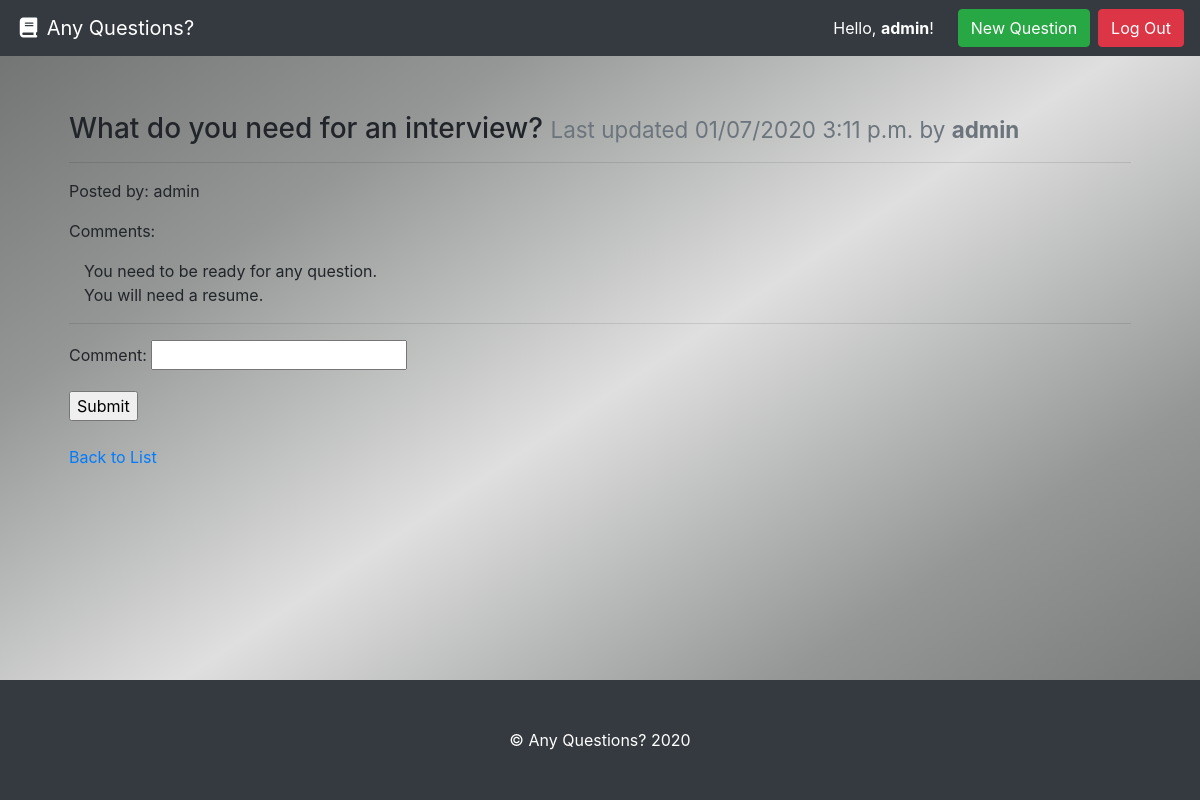
Page /what-do-you-need-for-an-interview/ (signed in) on the committed database.
### question/models.py (models this page shows, shortened)
class Question(models.Model):
    question_text = models.CharField(max_length=settings.QUESTION_NAME_MAX_LENGTH, unique=True,
                             help_text="Title of your question.")
    author = models.ForeignKey(User, on_delete=models.PROTECT,
                            help_text="The user that posted this question.")
    slug = models.CharField(max_length=settings.QUESTION_NAME_MAX_LENGTH, blank=True, editable=False,
                            help_text="Unique URL path to access this question. Generated by the system.")
    created = models.DateTimeField(auto_now_add=True,
                                   help_text="The date and time this question was created. Automatically generated when the model saves.")
    modified = models.DateTimeField(auto_now=True,
                                    help_text="The date and time this page was updated. Automatically generated when the model updates.")

class Comment(models.Model):
    comment = models.CharField(max_length=200)
    question_id = models.ForeignKey(Question, on_delete=models.CASCADE)

### question/views.py (the view, shortened to what this page needs)
# urls.py: path('<str:slug>/', QuestionDetailView.as_view(), name='question-details-page')
class QuestionDetailView(DetailView):
    model = Question
    def get(self, request, slug):
        question = self.get_queryset().get(slug__iexact=slug)
        comment_form = CommentForm()
        return render(request, 'question.html', {
          'question': question,
          'comment_form': comment_form
        })

### question/forms.py
class CommentForm(forms.ModelForm):
    class Meta:
        model = Comment
        fields = ['comment']

### question/templates/question.html (shortened to what this page needs)
{% extends 'base.html' %}
{% load static %}
        {% block head %}
        <link rel="stylesheet" type="text/css" href="{% static 'question/style.css' %}">
        {% endblock head %}
{% block content %}
  <div class="row">
    <div class="col m-4">
      <h3>{{ question.question_text }} <small class="text-muted">Last updated {{ question.modified|date:"SHORT_DATETIME_FORMAT" }} by <b>{{ question.author.username }}</b></small></h3>
      <hr>
      <p>Posted by: {{ question.author|linebreaksbr }}</p>
      <p>Comments:</p>
      {% for comment in question.comment_set.all %}
        <div class='col-sm'>
            {{ comment.comment }}
        </div>
      {% endfor %}
      <hr>
      <form action='' method='POST'>
        {{ comment_form.as_p|linebreaksbr }}
        <input type="submit">
      </form>
      <br>
      <a href="{% url 'question-list-view' %}"><p>Back to List</p></a>
      </div>
    </div>
{% endblock %}

### templates/base.html (shortened to what this page needs)
<!doctype html>
<html lang="en">
  <head>
    <link rel="stylesheet" href="https://stackpath.bootstrapcdn.com/bootstrap/4.3.1/css/bootstrap.min.css"
>
  </head>
  {% block head %}
  {% endblock head %}
  <body>
    <nav class="navbar navbar-expand-md navbar-dark bg-dark">
      <a class="navbar-brand" href="{% url 'question-list-view' %}"><i class="fas fa-fw fa-book"></i> Any Questions?</a>
      <form class="form-inline ml-auto">
        {% if user.is_authenticated %}
        <div class="text-white">Hello, <strong>{{user.username}}</strong>!</div>
        <a href="new_question/" class="btn btn-success ml-4">New Question</a>
        <a href="/accounts/logout" class="btn btn-danger ml-2">Log Out</a>
        {% else %}
        <a href="/accounts/login" class="btn btn-secondary ml-2">Log In</a>
        <a href="/accounts/signup" class="btn btn-primary ml-2">Sign Up</a>
        {% endif %}
      </form>
    </nav>
    <main role="main" class="container" style="margin-top: 4vh;">
      {% block content %}{% endblock %}
    </main>
    <footer class="bg-dark p-5 text-white">
      <center>&copy; Any Questions? 2020</center>
    </footer>
  </body>

### question/static/question/style.css (style rules this page uses)
body { height: 100%; margin: 0; background-repeat: no-repeat; background-attachment: fixed; background-image: linear-gradient(to bottom right, rgb(110, 112, 111),rgb(148, 151, 149),rgb(222, 223, 222),rgb(148, 151, 149), rgb(110, 112, 111)); }
footer { position: fixed; left: 0; bottom: 0; width: 100%; text-align: center; }

### rows in the picture
Question: question_text "What do you need for an interview?", modified "01/07/2020 3:11 p.m.", author.username "admin", author "admin"
Comment: comment "You need to be ready for any question."
Comment: comment "You will need a resume."

### other values in the picture
{{ user.username }} "admin"
